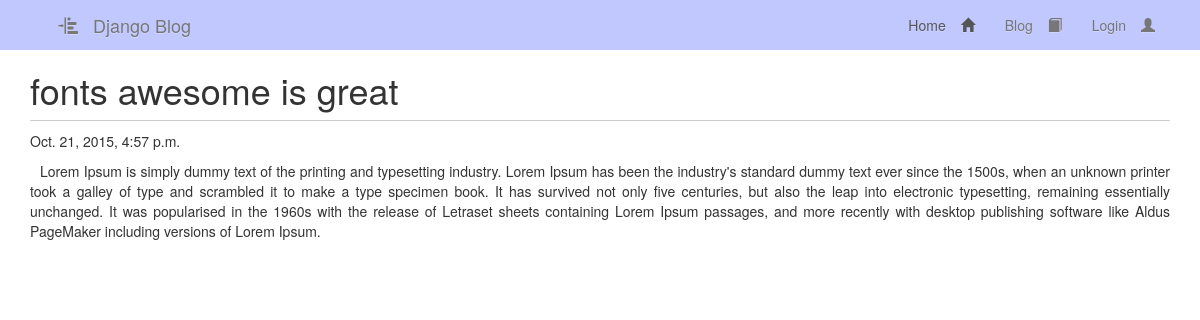
Page /blog/post/1/ on the committed database.
### blog/models.py (models this page shows, shortened)
class Post(models.Model):
    author = models.ForeignKey('auth.User')
    title = models.CharField(max_length=200)
    text = models.TextField()
    created_date = models.DateTimeField(
                    default=timezone.now)
    published_date = models.DateTimeField(
                    blank=True, null=True)

### blog/views.py (the view)
# urls.py: url(r'^post/(?P<pk>[0-9]+)/$', PostDetailView.as_view(), name='post_detail'),
class PostDetailView(DetailView):
    model = Post
    queryset = Post.objects.all()

### blog/templates/blog/post_detail.html (shortened to what this page needs)
{% extends "base.html" %}
{% block content %}
<div class="container">
    <div class="post">
        <h1 class="post_title">{{ post.title }}</h1>
           {% if post.published_date %}
            <div class="date">
                {{ post.published_date }}
            </div>
        {% endif %}
        <p class="content">{{ post.text|linebreaks }}</p>
    </div>
</div>
{% endblock %}

### blog/static/css/style.css (style rules this page uses)
.post_title { padding-bottom:10px; margin-bottom:10px; border-bottom:1px solid rgba(0,0,0,0.2) }
h1 { margin:0 }
body { margin:0; padding:0; }
.post p { text-align: justify; text-indent: 10px; }

### rows in the picture
Post: title "fonts awesome is great", published_date "Oct. 21, 2015, 4:57 p.m.", text "Lorem Ipsum is simply dummy text of the printing and typesetting industry. Lorem Ipsum has been the industry's standard dummy text ever since the 1500s, when an unknown printer took a galley of type and scrambled it to make a type specimen book. It has survived not only five centuries, but also the leap into electronic typesetting, remaining essentially unchanged. It was popularised in the 1960s with the release of Letraset sheets containing Lorem Ipsum passages, and more recently with desktop publishing software like Aldus PageMaker including versions of Lorem Ipsum."
